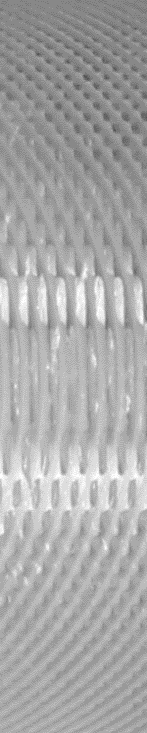
%> input picture realimg.png, 147 x 733 px
$ octave Dilation.m   (GNU Octave 9; MATLAB toolbox functions it lacks are replaced by stand-ins)
%> lines starting %> are read from the running program, lines starting %| are printed output that depends on the picture; in (x1, y1, x2, y2) boxes, pixels count from 0 and x2, y2 are one past the last pixel; in counts of white or black regions, pixels touching at a corner belong together; the program's own positions count from 1
I = imread('E:\BTP_4thSEM\realimg.png');
%> I is the input picture: size 733x147x3 uint8; min 85, max 254, mean 168.6
I = rgb2gray(I);
%> I: size 733x147 uint8
BW=edge(I,'canny');
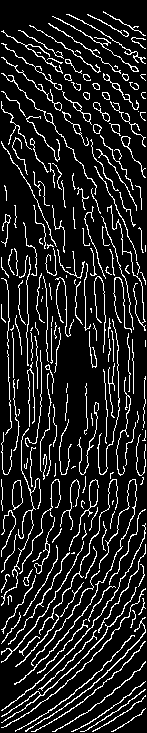
%> BW: size 733x147 logical; 13.1% white in thin lines or dots
figure(2),imshow(BW);
%Create a vertical line shaped structuring element.

se = strel('line',5,75);
%Dilate the image with a vertical line structuring element and compare the results.

BW2 = imdilate(BW,se);
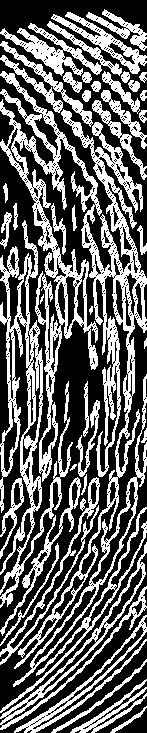
%> BW2: size 733x147 logical; 39.2% white; 45 white regions (1 under 20 px), largest, box (x1, y1, x2, y2) and area: (0, 71, 147, 669) 15869, (0, 220, 73, 608) 5939, (0, 542, 147, 730) 2179
imshow(BW), title('Original')
figure, imshow(BW2), title('Dilated')
